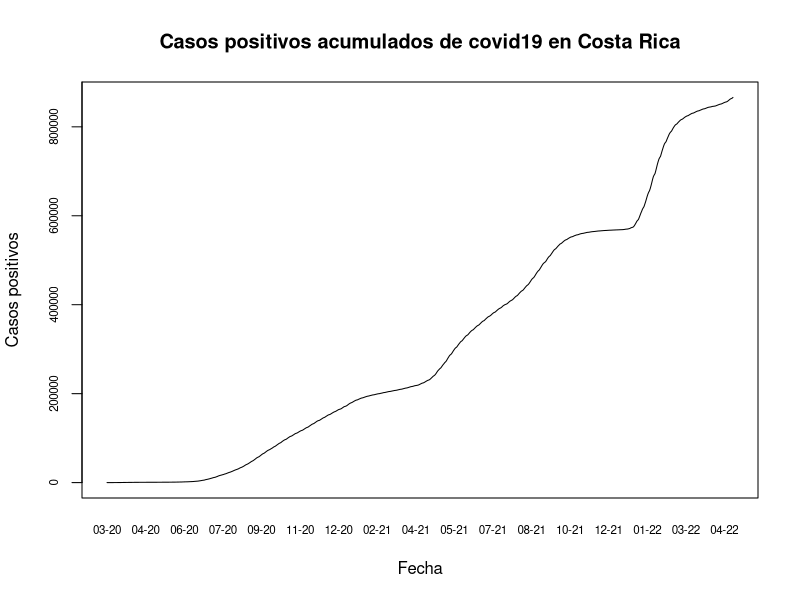
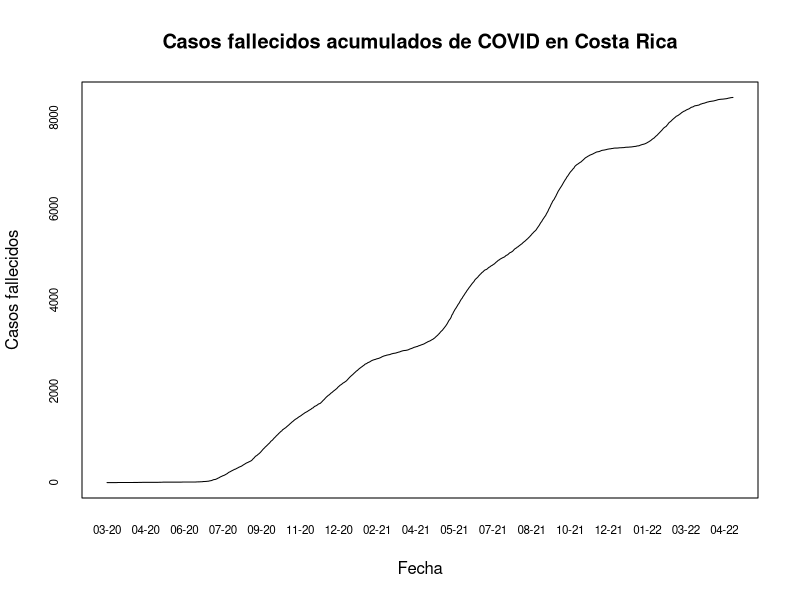
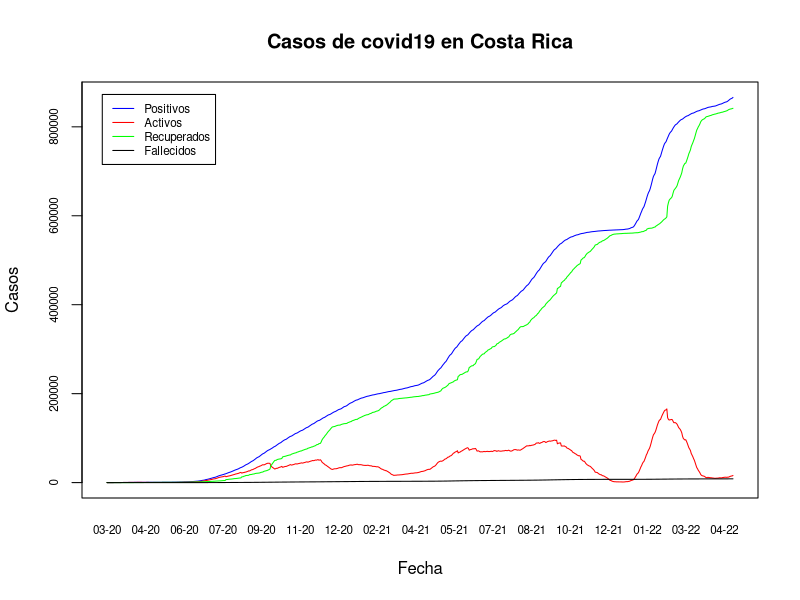
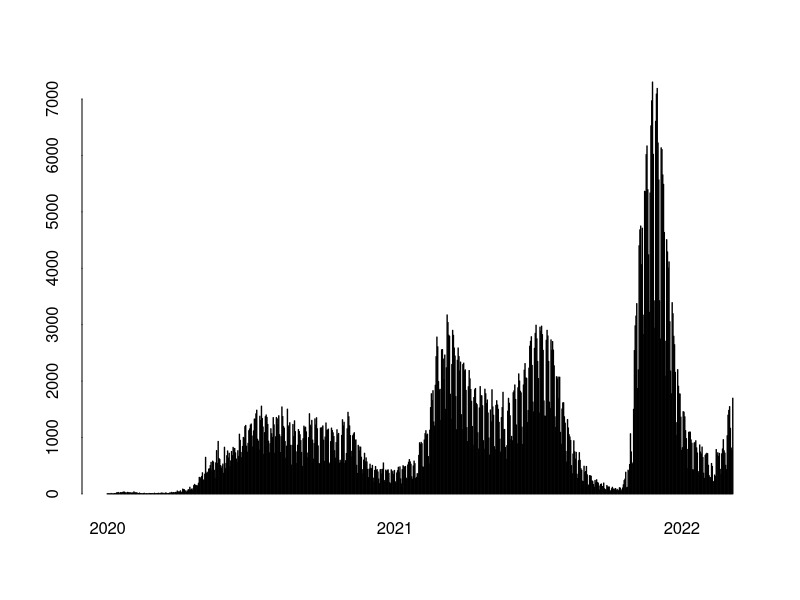
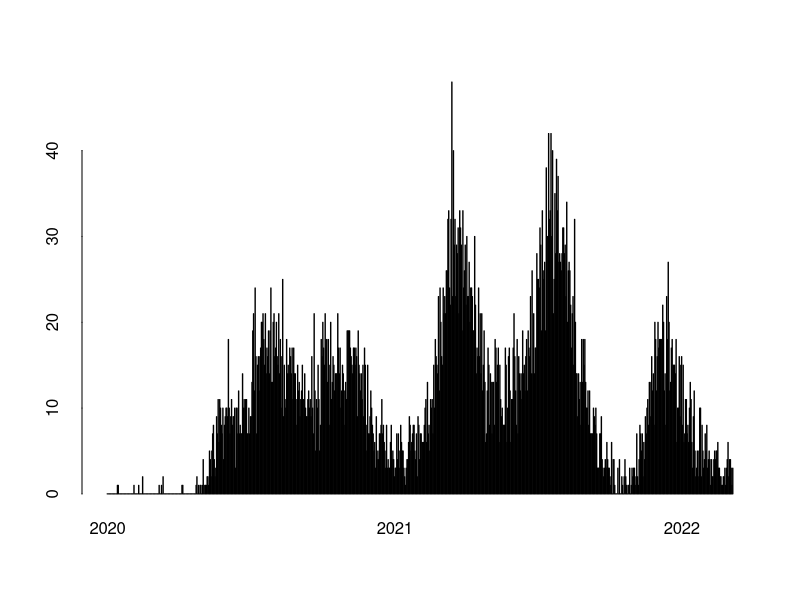
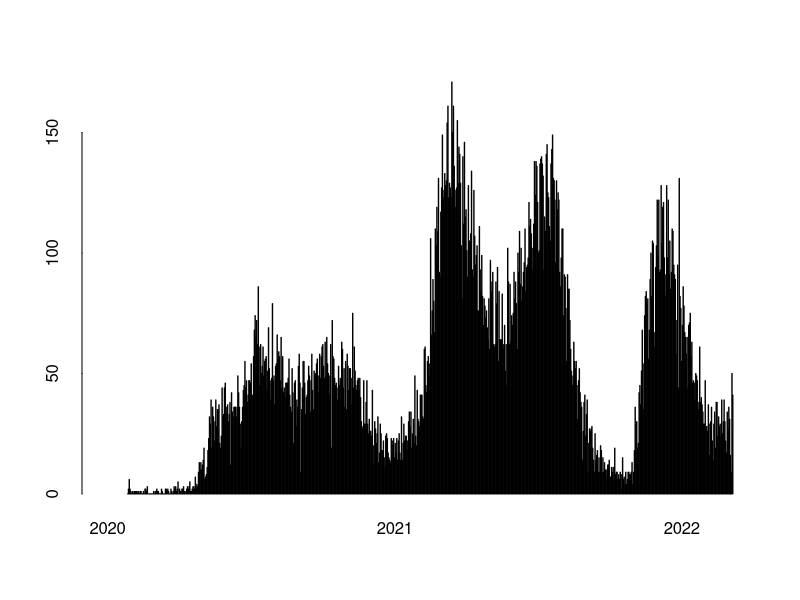
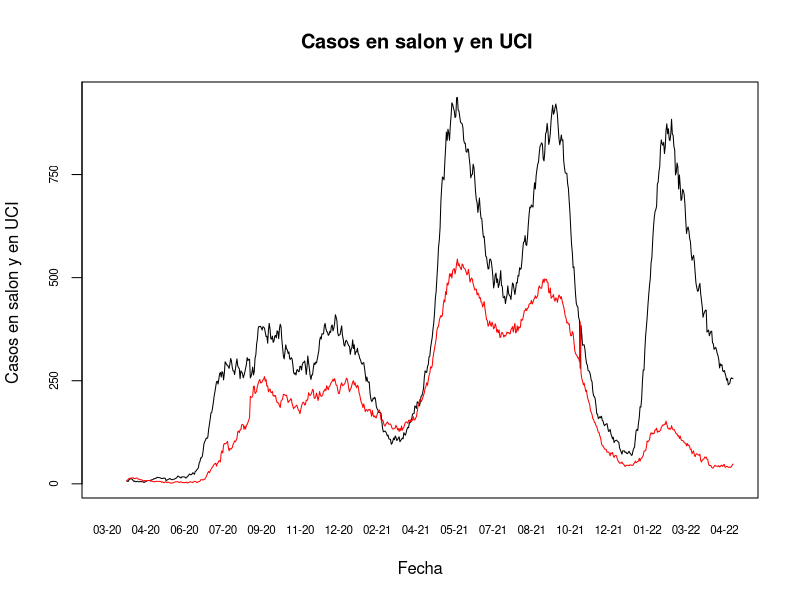

Here is the R script that generated these plots, in order:
## ---- chunk 1
knitr::opts_chunk$set(echo = TRUE)
## ---- chunk 2
covid <- read.csv("05_10_22_CSV_GENERAL.csv", sep = ";")

## ---- chunk 3
options(scipen = 7)
## ---- chunk 4
covid$FECHA <- as.Date(covid$FECHA, format = "%d/%m/%Y")
## ---- chunk 5
plot(x = covid$FECHA, 
     y = covid$positivos,
     type = "l",
     xaxt = "n",
     yaxt = "n",
     main = "Casos positivos acumulados de covid19 en Costa Rica",
     xlab = "Fecha",
     ylab = "Casos positivos")

# Formato del eje X
axis(side = 1,
     covid$FECHA,
     tick = FALSE,
     format(covid$FECHA, "%m-%y"),
     cex.axis = .7)

# Formato del eje Y
axis(
  side = 2,
  covid$positivos,
  labels = TRUE,  
  at = seq(0, 1000000, by = 200000),
  cex.axis = .7
)
## ---- chunk 6
plot(
  covid$FECHA,
  covid$fallecidos,
  type = "l",
  xaxt = "n",
  yaxt = "n",
  main = "Casos fallecidos acumulados de COVID en Costa Rica",
  xlab = "Fecha",
  ylab = "Casos fallecidos"
)

# Formato del eje X
axis(side = 1,
     covid$FECHA,
     tick = FALSE,
     format(covid$FECHA, "%m-%y"),
     cex.axis = .7)

# Formato del eje Y
axis(
  side = 2,
  covid$fallecidos,
  labels = TRUE,  
  at = seq(0, 10000, by = 2000),
  cex.axis = .7
)
## ---- chunk 7
plot(x = covid$FECHA, 
     y = covid$positivos,
     type = "l",
     xaxt = "n",
     yaxt = "n",
     main = "Casos de covid19 en Costa Rica",
     xlab = "Fecha",
     ylab = "Casos",
     col="blue",
)
# casos activos
lines(covid$FECHA,covid$activos, col = "red")

# Casos recuperados 
lines(covid$FECHA,covid$RECUPERADOS, col="green")

# Caos de fallecidos
lines(covid$FECHA, covid$fallecidos, col= "black")

# Leyenda
legend(
  x = "topleft",
  inset = 0.03,
  legend = c("Positivos", "Activos", "Recuperados", "Fallecidos"),
  col = c("blue", "red", "green", "black"),
  lty = 1,
  cex = 0.7)

# Formato del eje X
axis(side = 1,
     covid$FECHA,
     tick = FALSE,
     format(covid$FECHA, "%m-%y"),
     cex.axis = .7)

# Formato del eje Y
axis(
  side = 2,
  covid$positivos,
  labels = TRUE,  
  at = seq(0, 1000000, by = 200000),
  cex.axis = .7
)
## ---- chunk 8
barplot(
        height = covid$nue_posi,
        names.arg=format(covid$FECHA, "%Y"),
         ann = FALSE, 
        bty = "n", 
        tck = 0, 
        xaxt = "n",
        space = 1,
        main="Casos positivos por día",
        xlab = "Fecha",
        ylab = "Casos positivos",
        col = "blue"
)

# Fechas minima y máxima
x_min <- min(covid$FECHA)
x_max <- max(covid$FECHA)

# Formato del eje X
axis(
  side = 1,
  at = match(seq(as.Date(x_min), x_max, "years"), covid$FECHA) * (1 + 1),
  labels = format(seq(as.Date(x_min), x_max, "years"), "%Y"),
  lwd = 0)


## ---- chunk 9
barplot(
        height = covid$nue_falleci,
        names.arg=format(covid$FECHA, "%Y"),
         ann = FALSE, 
        bty = "n", 
        tck = 0, 
        xaxt = "n",
        space = 1,
        main="Casos fallecidos por día",
        xlab = "Fecha",
        ylab = "Casos fallecidos",
        col = "blue"
)

# Fechas minima y máxima
x_min <- min(covid$FECHA)
x_max <- max(covid$FECHA)

# Formato del eje X
axis(
  side = 1,
  at = match(seq(as.Date(x_min), x_max, "years"), covid$FECHA) * (1 + 1),
  labels = format(seq(as.Date(x_min), x_max, "years"), "%Y"),
  lwd = 0)


## ---- chunk 10
barplot(
        height = covid$nue_hospi,
        names.arg=format(covid$FECHA, "%Y"),
         ann = FALSE, 
        bty = "n", 
        tck = 0, 
        xaxt = "n",
        space = 1,
        main="Casos hospitalizados por día",
        xlab = "Fecha",
        ylab = "Casos hospitalizados",
        col = "blue"
)

# Fechas minima y máxima
x_min <- min(covid$FECHA)
x_max <- max(covid$FECHA)

# Formato del eje X
axis(
  side = 1,
  at = match(seq(as.Date(x_min), x_max, "years"), covid$FECHA) * (1 + 1),
  labels = format(seq(as.Date(x_min), x_max, "years"), "%Y"),
  lwd = 0)


## ---- chunk 11
plot(
  covid$FECHA,
  covid$salon,
  type = "l",
  xaxt = "n",
  yaxt = "n",
  main = "Casos en salon y en UCI ",
  xlab = "Fecha",
  ylab = "Casos en salon y en UCI "
)
lines(covid$FECHA, covid$UCI, col= "red")
# Formato del eje X
axis(side = 1,
     covid$FECHA,
     tick = FALSE,
     format(covid$FECHA, "%m-%y"),
     cex.axis = .7)

# Formato del eje Y
axis(
  side = 2,
  covid$salon,
  labels = TRUE,  
  at = seq(0, 1000, by = 250),
  cex.axis = .7
)
